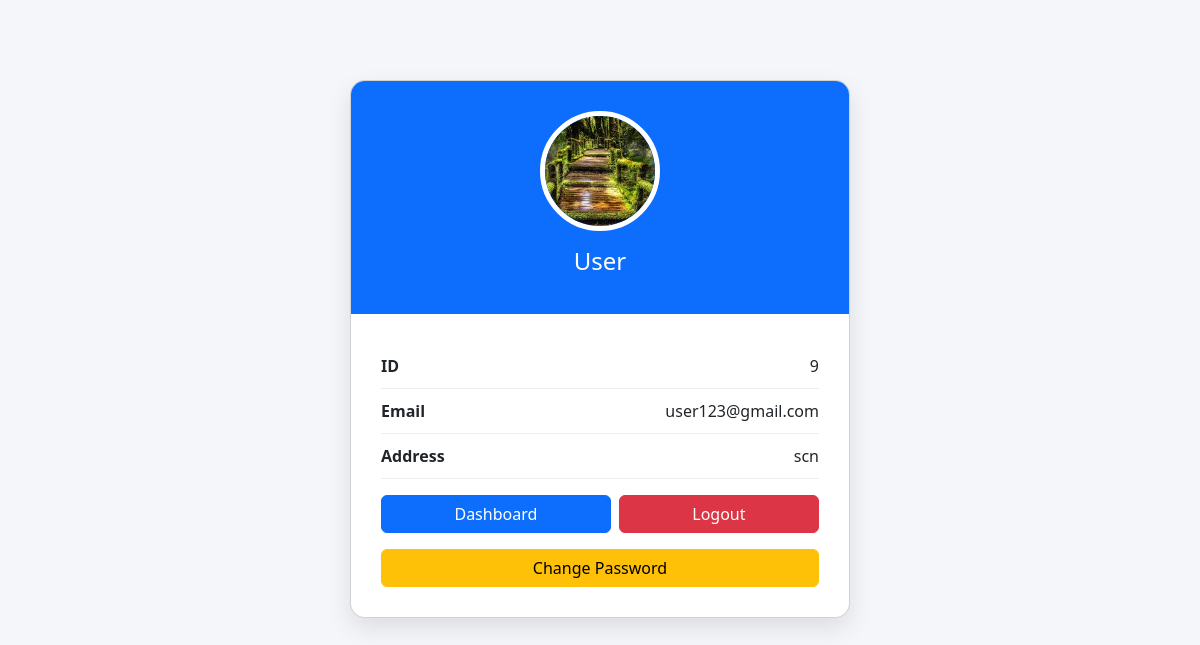
The page /member/mine/ (signed in) on the database its author committed.
### manager/models.py (models this page shows, shortened)
class member(models.Model):
    m_id=models.AutoField(primary_key=True)
    Name=models.CharField(max_length=100)
    Email=models.CharField(max_length=100)
    Password=models.CharField(max_length=200,default='')
    Address=models.CharField(max_length=500)
    image=models.ImageField(upload_to='image')

### member/views.py (the view)
# urls.py: path('mine/',views.profile,name='Profile'),
def profile(request):
    user_id=request.session['user_id']
    n=member.objects.get(m_id=user_id)
    return render(request,'students/I.html',{'N':n})

### member/Templates/students/I.html (shortened to what this page needs)
<!DOCTYPE html>
<html lang="en">
<head>
<link href="https://cdn.jsdelivr.net/npm/bootstrap@5.3.2/dist/css/bootstrap.min.css" rel="stylesheet">
</head>
<body>
<div class="container">
<div class="card profile-card">
    <div class="profile-header">
        <img src="{{N.image.url}}" alt="Profile">
        <h4 class="mt-3">{{N.Name}}</h4>
    </div>
    <div class="profile-body">
        <div class="info">
            <strong>ID</strong>
            <span>{{N.m_id}}</span>
        </div>
        <div class="info">
            <strong>Email</strong>
            <span>{{N.Email}}</span>
        </div>
        <div class="info">
            <strong>Address</strong>
            <span>{{N.Address}}</span>
        </div>
      <div class="d-flex gap-2 mt-3">
    <a href="{% url 'Menue' %}" class="btn btn-primary flex-fill">Dashboard</a>
    <a href="{% url 'login' %}" class="btn btn-danger flex-fill">Logout</a>
</div>
<div class="mt-3">
    <button class="btn btn-warning w-100" type="button" data-bs-toggle="collapse" data-bs-target="#changePassword" aria-expanded="false" aria-controls="changePassword">
        Change Password
    </button>
</div>
        </div>
    </div>
</div>
</body>
</html>

### member/Templates/students/I.html (style rules this page uses)
body { background:#f4f6f9; }
.profile-card { max-width:500px; margin:auto; margin-top:80px; border-radius:15px; overflow:hidden; box-shadow:0 10px 25px rgba(0,0,0,0.1); }
.profile-header { background:#0d6efd; color:white; text-align:center; padding:30px; }
.profile-header img { width:120px; height:120px; border-radius:50%; border:5px solid white; object-fit:cover; }
.profile-body { padding:30px; }
.info { display:flex; justify-content:space-between; padding:10px 0; border-bottom:1px solid #eee; }

### rows shown on the page
member: image (picture), Name "User", m_id "9", Email "user123@gmail.com", Address "scn"
